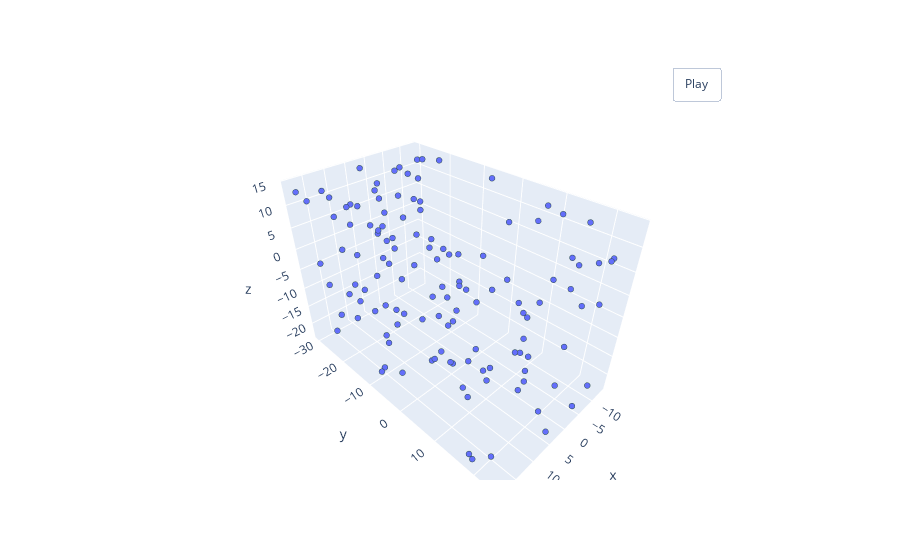

The code cell stored with this chart in its notebook:
### Code cell
pointcloud = PointSampler(128)((verts, faces))
pcshow(*pointcloud.T)
